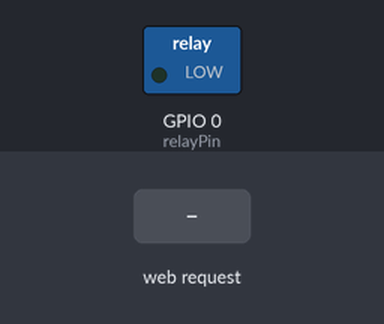
The sketch below on a simulated ESP8266 (NodeMCU). Shown: switched loads named in the sketch (green lamp = pin HIGH). Inputs (shaded band) come from the test bench. WiFi joins after 1.5 s; servers stay silent unless stated.

Above: at 3.7 s.
3.8 s: HTTP request GET /html/relay/off received
At 4.9 s:
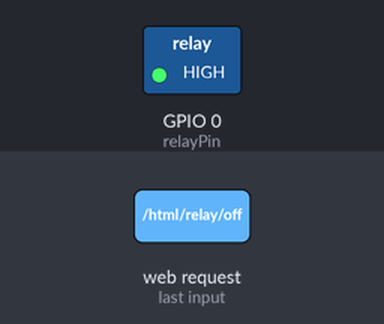
5.3 s: HTTP request GET /html/relay/on received
At 6.0 s:
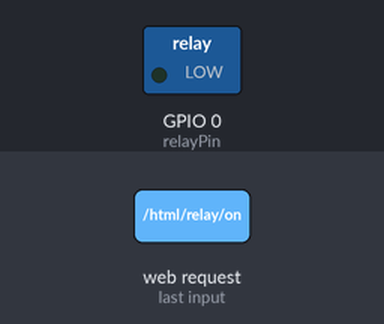
6.8 s: HTTP request GET /relay/off received
At 7.1 s:
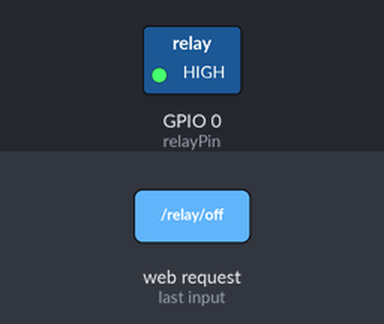
Timing chart, 0 to 9.8 s (numbered marks = the images above; inputs shaded):
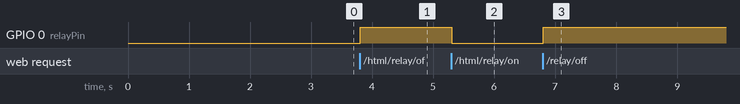

Measured:
- after the input at 3.8 s, GPIO 0 (relayPin): LOW → HIGH at once
- after the input at 5.3 s, GPIO 0 (relayPin): HIGH → LOW at once
- after the input at 6.8 s, GPIO 0 (relayPin): LOW → HIGH at once

The sketch:

ESP-01S_Relay.ino
```cpp
// ESP-01S Relay Code
// Relay operates in Normally Close (NC) Mode. If you need to using Normally Open contacts, then flip the digitalWrite(relayPin, HIGH) lines from
// HIGH to LOW and visa versa
// OTA consumes 301248 bytes (29% of 1M or 60% of 512k PROGMEM) ESP01 with 512K flash memory is not enough for OTA
// ENSURE FLASH SIZE IS SET AT 1M(no SPIFFS) in Arduino Programmer

#include "settings.h"
#include <WiFiManager.h>
#include <ArduinoOTA.h>

WiFiServer server(80);

// Variable to store the HTTP request
String header;

// Auxiliar variables to store the current output state
String relayState = "on";

// Current time
unsigned long currentTime = millis();
// Previous time
unsigned long previousTime = 0;
// Define timeout time in milliseconds (example: 2000ms = 2s)
const long timeoutTime = 2000;

//gets called when WiFiManager enters configuration mode
void configModeCallback (WiFiManager *myWiFiManager) {
  //entered config mode
}

void setup() {
  delay(1000);
  // Initialize the output variables as outputs
  pinMode(relayPin, OUTPUT);

  // Set outputs to LOW
  digitalWrite(relayPin, LOW);

  //WiFiManager
  //Local intialization. Once its business is done, there is no need to keep it around
  WiFiManager wm;
  //reset settings - for testing
  //wm.resetSettings();
  //set callback that gets called when connecting to previous WiFi fails, and enters Access Point mode
  wm.setAPCallback(configModeCallback);

  //fetches ssid and pass and tries to connect
  //if it does not connect it starts an access point with the specified name
  //here  "AutoConnectAP"
  //and goes into a blocking loop awaiting configuration
  if (!wm.autoConnect(WIFI_HOSTNAME, "pa55w0rd")) {
    //reset and try again, or maybe put it to deep sleep
    ESP.restart();
    delay(1000);
  }
  WiFi.hostname(WIFI_HOSTNAME);

  ArduinoOTA.setHostname(WIFI_HOSTNAME);
  ArduinoOTA.onStart([]() {
  });
  ArduinoOTA.onEnd([]() {
  });
  ArduinoOTA.onProgress([](unsigned int progress, unsigned int total) {
  });
  ArduinoOTA.onError([](ota_error_t error) {
  });
  // Start the server
  server.begin();
  ArduinoOTA.begin();
}


void loop() {
  ArduinoOTA.handle();
  WiFiClient client = server.available();   // Listen for incoming clients

  if (client) {                             // If a new client connects,
    String currentLine = "";                // make a String to hold incoming data from the client
    currentTime = millis();
    previousTime = currentTime;
    while (client.connected() && currentTime - previousTime <= timeoutTime) { // loop while the client's connected
      currentTime = millis();
      if (client.available()) {             // if there's bytes to read from the client,
        char c = client.read();             // read a byte, then
        bool responseTypeHTML = true;
        header += c;
        if (c == '\n') {                    // if the byte is a newline character
          // if the current line is blank, you got two newline characters in a row.
          // that's the end of the client HTTP request, so send a response:
          if (currentLine.length() == 0) {
            // HTTP headers always start with a response code (e.g. HTTP/1.1 200 OK)
            // and a content-type so the client knows what's coming, then a blank line:
            client.println("HTTP/1.1 200 OK");
            client.println("Content-type:text/html");
            client.println("Connection: close");
            client.println();

            // turns the GPIOs on and off
            if (header.indexOf("GET /html/relay/on") >= 0) {
              relayState = "on";
              digitalWrite(relayPin, LOW);
            } else if (header.indexOf("GET /html/relay/off") >= 0) {
              relayState = "off";
              digitalWrite(relayPin, HIGH);
            } else if (header.indexOf("GET /relay/off") >= 0) {
              relayState = "off";
              digitalWrite(relayPin, HIGH);
              responseTypeHTML = false;
            } else if (header.indexOf("GET /relay/on") >= 0) {
              relayState = "on";
              digitalWrite(relayPin, LOW);
              responseTypeHTML = false;
            } else if (header.indexOf("GET /status") >= 0) {
              responseTypeHTML = false;
            }

            if (responseTypeHTML == true) {
              // Display the HTML web page
              client.println("<!DOCTYPE html><html>");
              client.println("<head><meta name=\"viewport\" content=\"width=device-width, initial-scale=1\">");
              client.println("<link rel=\"icon\" href=\"data:,\">");
              // CSS to style the on/off buttons
              // Feel free to change the background-color and font-size attributes to fit your preferences
              client.println("<style>html { font-family: Helvetica; display: inline-block; margin: 0px auto; text-align: center;}");
              client.println(".button { background-color: #195B6A; border: none; color: white; padding: 16px 40px;");
              client.println("text-decoration: none; font-size: 30px; margin: 2px; cursor: pointer;}");
              client.println(".button2 {background-color: #77878A;}</style></head>");

              // Web Page Heading
              client.println("<body><h1>ESP8266 Web Server</h1>");

              // Display current state, and ON/OFF buttons for GPIO 5
              client.println("<p>Relay - State " + relayState + "</p>");
              // If the relayState is off, it displays the ON button
              if (relayState=="off") {
                client.println("<p><a href=\"/html/relay/on\"><button class=\"button\">ON</button></a></p>");
              } else {
                client.println("<p><a href=\"/html/relay/off\"><button class=\"button button2\">OFF</button></a></p>");
              }
              client.println("</body></html>");
              // The HTTP response ends with another blank line
              client.println();
            } else {  // Else response type is cli
              if (relayState=="off") {
                client.println("0");
              } else {
                client.println("1");
              }
            }
            // Break out of the while loop
            break;
          } else { // if you got a newline, then clear currentLine
            currentLine = "";
          }
        } else if (c != '\r') {  // if you got anything else but a carriage return character,
          currentLine += c;      // add it to the end of the currentLine
        }
      }
    }
    // Clear the header variable
    header = "";
    // Close the connection
    client.stop();

  }

}
```

settings.h
```cpp
#define WIFI_HOSTNAME   "esprelay"
// Assign output relay connected to  GPIO0
const int relayPin = 0;
```
